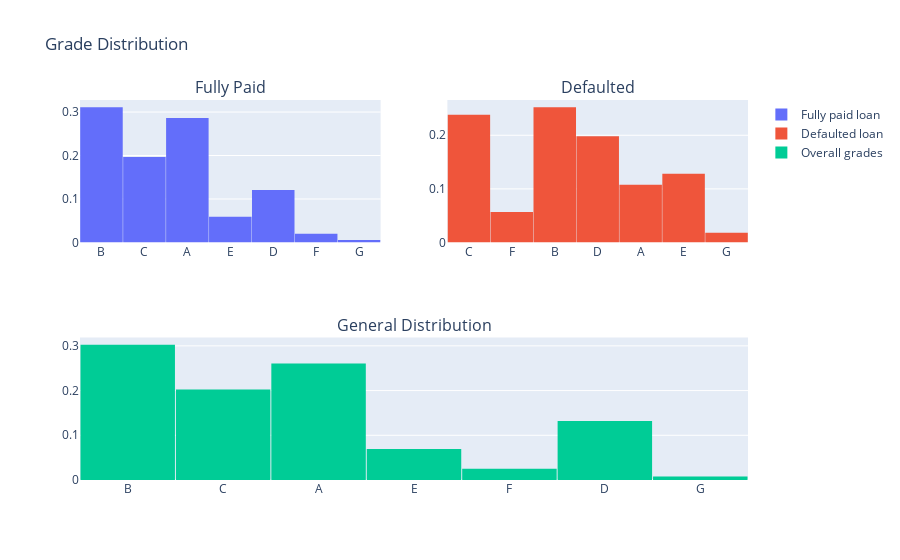

The notebook cell saved with this chart:
### Markdown cell above
### Data Analysis - Grade

### Code cell
## Grade distribution

df_good = df_credit1[df_credit1["loan_status_bin"]== 0]['grade'].values.tolist()
df_bad =df_credit1[df_credit1["loan_status_bin"]== 1]['grade'].values.tolist()
df_loan_amnt = df_credit1['grade'].values.tolist()
 

#First plot
tr0 = go.Histogram(
    x=df_good,
    histnorm='probability',
    name="Fully paid loan"
)
#Second plot
tr1 = go.Histogram(
    x=df_bad,
    histnorm='probability',
    name="Defaulted loan"
)
#Third plot
tr2 = go.Histogram(
    x=df_loan_amnt,
    histnorm='probability',
    name="Overall grades"
)

#Creating the grid
fig = tls.make_subplots(rows=2, cols=2, specs=[[{}, {}], [{'colspan': 2}, None]],
                          subplot_titles=('Fully Paid','Defaulted', 'General Distribution'))

#setting the figs
fig.append_trace(tr0, 1, 1)
fig.append_trace(tr1, 1, 2)
fig.append_trace(tr2, 2, 1)

fig['layout'].update(showlegend=True, title='Grade Distribution', bargap=0.01)
py.iplot(fig, filename='custom-sized-subplot-with-subplot-titles')
#Conclusion - Customers with grade A are more likely to fully pay up the loans. E, F and G are more likely to default.

### Figure 1 — Plotly figure (JSON) as saved in the notebook; plotly's stock layout.template omitted (floating-point values rounded to 4 significant figures; data arrays with more than 128 entries replaced by an {"elided": "..."} marker saying what was removed)
{"data": [{"histnorm": "probability", "name": "Fully paid loan", "type": "histogram", "x": {"elided": "32847 str values"}, "xaxis": "x", "yaxis": "y"}, {"histnorm": "probability", "name": "Defaulted loan", "type": "histogram", "x": {"elided": "5580 str values"}, "xaxis": "x2", "yaxis": "y2"}, {"histnorm": "probability", "name": "Overall grades", "type": "histogram", "x": {"elided": "38427 str values"}, "xaxis": "x3", "yaxis": "y3"}], "layout": {"annotations": [{"font": {"size": 16}, "showarrow": false, "text": "Fully Paid", "x": 0.225, "xanchor": "center", "xref": "paper", "y": 1, "yanchor": "bottom", "yref": "paper"}, {"font": {"size": 16}, "showarrow": false, "text": "Defaulted", "x": 0.775, "xanchor": "center", "xref": "paper", "y": 1, "yanchor": "bottom", "yref": "paper"}, {"font": {"size": 16}, "showarrow": false, "text": "General Distribution", "x": 0.5, "xanchor": "center", "xref": "paper", "y": 0.375, "yanchor": "bottom", "yref": "paper"}], "bargap": 0.01, "showlegend": true, "title": {"text": "Grade Distribution"}, "xaxis": {"anchor": "y", "domain": [0, 0.45]}, "xaxis2": {"anchor": "y2", "domain": [0.55, 1]}, "xaxis3": {"anchor": "y3", "domain": [0, 1]}, "yaxis": {"anchor": "x", "domain": [0.625, 1]}, "yaxis2": {"anchor": "x2", "domain": [0.625, 1]}, "yaxis3": {"anchor": "x3", "domain": [0, 0.375]}}}
